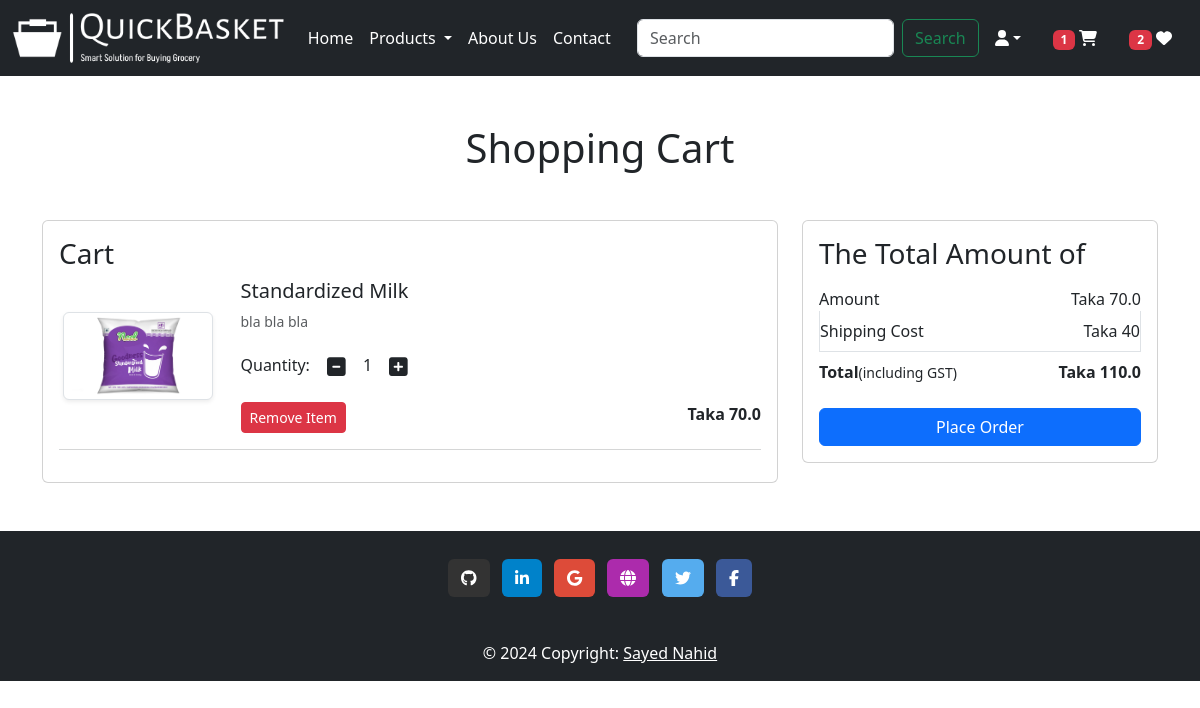
The page /cart/ (signed in) on the database as committed earlier.
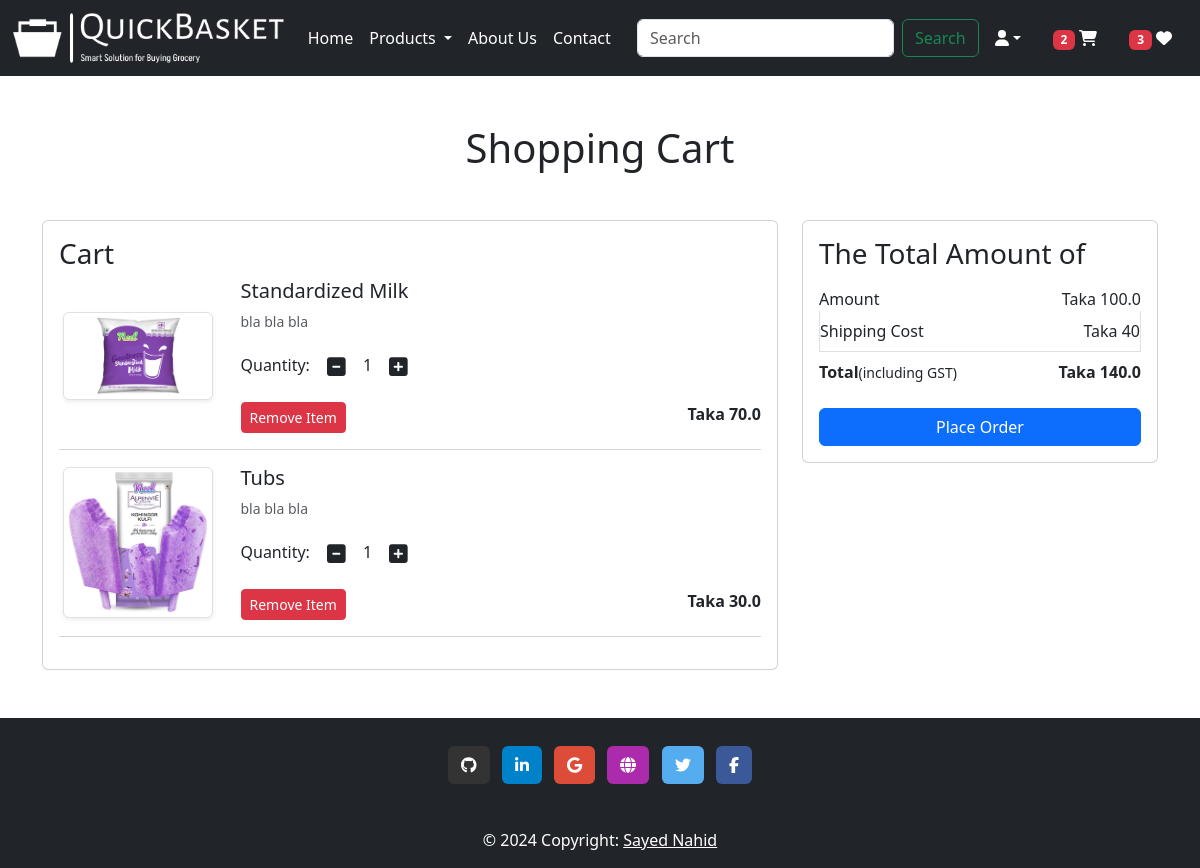
The same page on the database as committed later.
### myapp/models.py (models this page shows, shortened)
class Cart(models.Model):
    user = models.ForeignKey(User, on_delete=models.CASCADE)
    product = models.ForeignKey(Product, on_delete=models.CASCADE)
    quantity = models.PositiveIntegerField(default=1)

class Product(models.Model):
    title = models.CharField(max_length=100)
    selling_price = models.FloatField()
    discounted_price = models.FloatField()
    description = models.TextField()
    composition = models.TextField(default='')
    prodapp = models.TextField(default='')
    category = models.CharField(choices=CATEGORY_CHOICES, max_length=2)
    product_image = models.ImageField(upload_to='product')

### myapp/views.py (the view)
# urls.py: path('cart/', views.show_cart, name="showcart"),
def show_cart(request):
    totalitem = 0
    wishitem=0
    if request.user.is_authenticated:
        totalitem = len(Cart.objects.filter(user=request.user))
        wishitem = len(Wishlist.objects.filter(user=request.user))
    user = request.user
    cart = Cart.objects.filter(user=user)
    amount = 0
    for i in cart:
        value = i.quantity * i.product.discounted_price
        amount = amount + value
    totalamount = amount + 40
    return render(request, 'app/addtocart.html', locals())

### myapp/templates/app/addtocart.html (shortened to what this page needs)
{% extends "app/base.html" %}
{% load static %}
{% block main.content %}
<div class="container my-5">
    <div class="row">
        {% if cart %}
            <h1 class="text-center mb-5">Shopping Cart</h1>
            <div class="col-sm-8">
                <div class="card">
                    <div class="card-body">
                        <h3>Cart</h3>
                        {% for item in cart %}
                            <div class="row">
                                <div class="col-sm-3 text-center align-self-center">
                                    <img src="{{item.product.product_image.url}}" alt="" srcset="" class="img-fluid img-thumbnail shadow-sm" height="150" width="150">
                                </div>
                                <div class="col-sm-9">
                                    <div>
                                        <h5>{{item.product.title}}</h5>
                                        <p class="mb-2 text-muted small">{{item.product.description}}</p>
                                        <div class="my-3">
                                            <label for="quantity">Quantity:</label>
                                            <a class="minus-cart btn" pid={{item.product.id}}><i class="fas fa-minus-square fa-lg"></i></a>
                                            <span id="quantity">{{item.quantity}}</span>
                                            <a class="plus-cart btn" pid={{item.product.id}}><i class="fas fa-plus-square fa-lg"></i></a>
                                        </div>
                                        <div class="d-flex justify-content-between">
                                            <a class="remove-cart btn btn-sm btn-danger mr-3" pid={{item.product.id}}>Remove Item</a>
                                            <p class="mb-0"><span><strong>Taka {{item.product.discounted_price}}</strong></span></p>
                                        </div>
                                    </div>
                                </div>
                            </div>
                            <hr class="text-muted">
                        {% endfor %}
                    </div>
                </div>
            </div>
            <div class="col-sm-4">
                <div class="card">
                    <div class="card-body">
                        <h3>The Total Amount of</h3>
                        <ul class="list-group">
                            <li class="list-group-item d-flex justify-content-between align-items-center border-0 px-0 pb-0">Amount<span id="amount">Taka {{amount}}</span></li>
                            <li class="list-group-item d-flex justify-content-between align-items-center px-0">Shipping Cost<span>Taka 40</span></li>
                            <li class="list-group-item d-flex justify-content-between align-items-center border-0 px-0 mb-3">
                                <div>
                                    <strong>Total</strong><small>(including GST)</small>
                                </div>
                                <span id="totalamount"><strong>Taka {{totalamount}}</strong></span>
                            </li>
                        </ul>
                        <div class="d-grid"><a href="{% url 'checkout' %}" class="btn btn-primary">Place Order</a></div>
                    </div>
                </div>
            </div>
        {% else %}
            <h1 class="text-center mb-5">Cart is Empty.</h1>
        {% endif %}
    </div>
</div>
{% endblock main.content %}

Rows that differ between the two databases and show on the page:
added Cart: product.product_image (picture), product "Tubs", product.description "bla bla bla", quantity "1", product.discounted_price "30.0"
Other text that changed with them:
{{ totalitem }}: "1" → "2"
{{ wishitem }}: "2" → "3"
{{ amount }}: "70.0" → "100.0"
{{ totalamount }}: "110.0" → "140.0"
